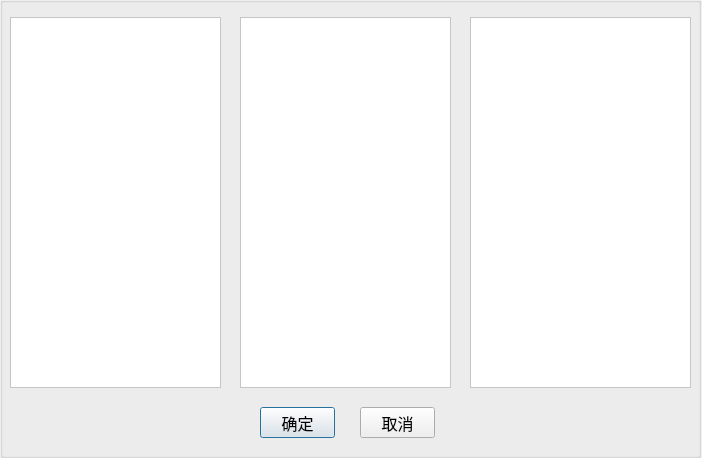
<?xml version="1.0" encoding="UTF-8"?>
<ui version="4.0">
 <class>ModbusSelectDataDialog</class>
 <widget class="QDialog" name="ModbusSelectDataDialog">
  <property name="geometry">
   <rect>
    <x>0</x>
    <y>0</y>
    <width>702</width>
    <height>458</height>
   </rect>
  </property>
  <property name="windowTitle">
   <string>Dialog</string>
  </property>
  <widget class="QGroupBox" name="groupBox">
   <property name="geometry">
    <rect>
     <x>0</x>
     <y>-3</y>
     <width>701</width>
     <height>461</height>
    </rect>
   </property>
   <property name="title">
    <string/>
   </property>
   <widget class="QTableWidget" name="tableWidget_detail">
    <property name="geometry">
     <rect>
      <x>240</x>
      <y>20</y>
      <width>211</width>
      <height>371</height>
     </rect>
    </property>
    <property name="font">
     <font>
      <pointsize>12</pointsize>
     </font>
    </property>
    <property name="autoFillBackground">
     <bool>true</bool>
    </property>
    <property name="styleSheet">
     <string notr="true">background-color: rgb(255, 255, 255);</string>
    </property>
    <property name="frameShape">
     <enum>QFrame::StyledPanel</enum>
    </property>
    <property name="editTriggers">
     <set>QAbstractItemView::NoEditTriggers</set>
    </property>
    <property name="textElideMode">
     <enum>Qt::ElideRight</enum>
    </property>
    <attribute name="verticalHeaderCascadingSectionResizes">
     <bool>true</bool>
    </attribute>
    <attribute name="verticalHeaderDefaultSectionSize">
     <number>30</number>
    </attribute>
    <attribute name="verticalHeaderMinimumSectionSize">
     <number>25</number>
    </attribute>
    <attribute name="verticalHeaderStretchLastSection">
     <bool>false</bool>
    </attribute>
   </widget>
   <widget class="QTableWidget" name="tableWidget_task">
    <property name="geometry">
     <rect>
      <x>10</x>
      <y>20</y>
      <width>211</width>
      <height>371</height>
     </rect>
    </property>
    <property name="minimumSize">
     <size>
      <width>211</width>
      <height>211</height>
     </size>
    </property>
    <property name="font">
     <font>
      <pointsize>12</pointsize>
     </font>
    </property>
    <property name="styleSheet">
     <string notr="true">background-color: rgb(255, 255, 255);</string>
    </property>
    <attribute name="verticalHeaderVisible">
     <bool>false</bool>
    </attribute>
    <attribute name="verticalHeaderCascadingSectionResizes">
     <bool>false</bool>
    </attribute>
   </widget>
   <widget class="QPushButton" name="pushButton_OK">
    <property name="geometry">
     <rect>
      <x>260</x>
      <y>410</y>
      <width>75</width>
      <height>31</height>
     </rect>
    </property>
    <property name="font">
     <font>
      <family>微软雅黑</family>
      <pointsize>12</pointsize>
     </font>
    </property>
    <property name="text">
     <string>确定</string>
    </property>
   </widget>
   <widget class="QPushButton" name="pushButton_Cancel">
    <property name="geometry">
     <rect>
      <x>360</x>
      <y>410</y>
      <width>75</width>
      <height>31</height>
     </rect>
    </property>
    <property name="font">
     <font>
      <family>微软雅黑</family>
      <pointsize>12</pointsize>
     </font>
    </property>
    <property name="text">
     <string>取消</string>
    </property>
   </widget>
   <widget class="QTableWidget" name="tableWidget_data">
    <property name="geometry">
     <rect>
      <x>470</x>
      <y>20</y>
      <width>221</width>
      <height>371</height>
     </rect>
    </property>
    <property name="font">
     <font>
      <pointsize>12</pointsize>
     </font>
    </property>
    <property name="styleSheet">
     <string notr="true">background-color: rgb(255, 255, 255);</string>
    </property>
   </widget>
  </widget>
 </widget>
 <resources/>
 <connections/>
</ui>
